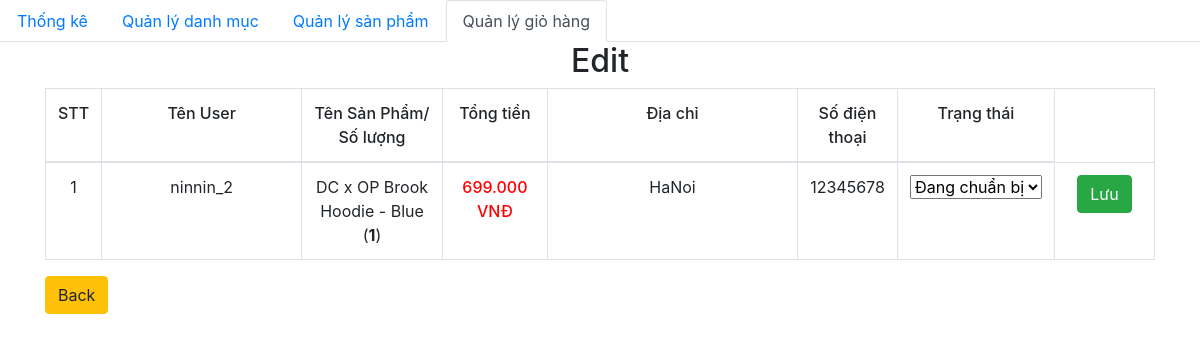
/admin/edit.php?order_id=164, run on the app's committed database.
### tables this page shows
CREATE TABLE order_details (
  id int(11) NOT NULL,
  order_id int(11) NOT NULL,
  product_id int(11) NOT NULL,
  id_user int(11) NOT NULL,
  num int(11) NOT NULL,
  price float NOT NULL,
  status varchar(255) NOT NULL
);

CREATE TABLE orders (
  id int(11) NOT NULL,
  fullname varchar(100) NOT NULL,
  phone_number varchar(20) NOT NULL,
  email varchar(150) NOT NULL,
  address varchar(200) NOT NULL,
  note varchar(255) DEFAULT NULL,
  order_date datetime DEFAULT NULL
);

CREATE TABLE product (
  id int(11) NOT NULL,
  title varchar(200) NOT NULL,
  price float NOT NULL,
  number float NOT NULL,
  thumbnail varchar(500) NOT NULL,
  thumbnail_1 varchar(500) NOT NULL,
  thumbnail_2 varchar(500) NOT NULL,
  thumbnail_3 varchar(500) NOT NULL,
  thumbnail_4 varchar(500) NOT NULL,
  thumbnail_5 varchar(500) NOT NULL,
  content longtext NOT NULL,
  id_category int(11) NOT NULL,
  created_at datetime DEFAULT NULL,
  updated_at datetime DEFAULT NULL,
  id_sanpham int(11) NOT NULL
);

### admin/database/dbhelper.php (called while the page is built, shortened)
<?php
function executeResult($sql)
{
    $con = mysqli_connect("localhost","root","badien217","shop_quanao");
  	mysqli_set_charset($con, 'UTF8');
	$result = mysqli_query($con, $sql);
	$data   = [];
	while ($row = mysqli_fetch_array($result, 1)) {
		$data[] = $row;
	}
	return $data;
}

### admin/edit.php (the view, shortened to what this page needs)
<?php
require_once('./database/dbhelper.php');
?>
<!DOCTYPE html>
<html>
<head>
    <link rel="stylesheet" href="https://maxcdn.bootstrapcdn.com/bootstrap/4.4.1/css/bootstrap.min.css">
    <link href="https://cdn.jsdelivr.net/npm/summernote@0.8.18/dist/summernote.min.css" rel="stylesheet">
</head>
<body>
    <ul class="nav nav-tabs">
        <li class="nav-item">
            <a class="nav-link" href="category/index.php">Thống kê</a>
        </li>
        <li class="nav-item">
            <a class="nav-link" href="category/index.php">Quản lý danh mục</a>
        </li>
        <li class="nav-item">
            <a class="nav-link" href="product/">Quản lý sản phẩm</a>
        </li>
        <li class="nav-item ">
            <a class="nav-link active" href="dashboard.php">Quản lý giỏ hàng</a>
        </li>
    </ul>
    <div class="container">
        <div class="panel panel-primary">
            <div class="panel-heading">
                <h2 class="text-center">Edit</h2>
            </div>
            <div class="panel-body">
                <form action="" method="POST">
                    <table class="table table-bordered table-hover">
                        <thead>
                            <tr style="font-weight: 500;text-align: center;">
                                <td width="50px">STT</td>
                                <td width="200px">Tên User</td>
                                <td>Tên Sản Phẩm/<br>Số lượng</td>
                                <td>Tổng tiền</td>
                                <td width="250px">Địa chỉ</td>
                                <td>Số điện thoại</td>
                                <td>Trạng thái</td>
                            </tr>
                        </thead>
                        <tbody>
                            <?php
                            try {
                                if (isset($_GET['order_id'])) {
                                    $order_id = $_GET['order_id'];
                                }
                                $count = 0;
                                $sql = "SELECT * from orders, order_details, product
                                where order_details.order_id=orders.id and product.id=order_details.product_id and order_id=$order_id";
                                $order_details_List = executeResult($sql);
                                foreach ($order_details_List as $item) {
                                    echo '
                                        <tr style="text-align: center;">
                                            <td width="50px">' . (++$count) . '</td>
                                            <td style="text-align:center">' . $item['full_name'] . '</td>
                                            <td>' . $item['title'] . '<br>(<strong>' . $item['num'] . '</strong>)</td>
                                            <td class="b-500 red">' . number_format($item['price'], 0, ',', '.') . '<span> VNĐ</span></td>
                                            <td width="100px">' . $item['address'] . '</td>
                                            <td width="100px">' . $item['phone_number'] . '</td>
                                            <td>
                                                <select name="status" id="status" onchange="status(' . $item['order_id'] . ')">
                                                    <option value="Đang chuẩn bị">Đang chuẩn bị</option>
                                                    <option value="Đang giao">Đang giao</option>
                                                    <option value="Đã nhận hàng">Đã nhận hàng</option>
                                                    <option value="Đã hủy">Đã hủy</option>
                                                </select>
                                            </td>
                                            <td width="100px">
                                                <button class="btn btn-success">Lưu</button>
                                            </td>
                                        </tr>
                                    ';
                                }
                            } catch (Exception $e) {
                                die("Lỗi thực thi sql: " . $e->getMessage());
                            }
                            ?>
                        </tbody>
                    </table>
                    <a href="dashboard.php" class="btn btn-warning">Back</a>
                </form>
            </div>
        </div>
    </div>
</body>
</html>

### admin/edit.php (style rules this page uses)
.b-500 { font-weight: 500; }
.red { color: red; }

### data on the page
order_details: order.full_name "ninnin_2", product.title "DC x OP Brook Hoodie - Blue", num "1", product.price "699.000", order.address "HaNoi", order.phone_number "12345678", status "Đang chuẩn bị"
